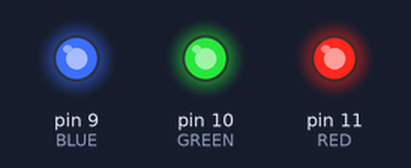
Bench run of a sketch on a simulated Arduino Uno, built with avr-gcc and run on an emulated ATmega328P. Shown: output pins drawn as LEDs (lit = HIGH).

Above: at 0.5 s.
At 2.0 s:
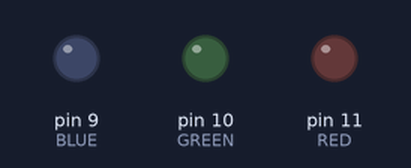
Timing chart, 0 to 9.1 s (numbered marks = the images above):
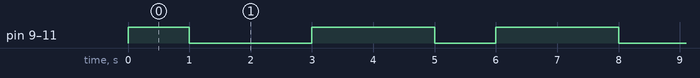

Measured:
- by itself, pin 9 (BLUE), pin 10 (GREEN), pin 11 (RED): repeats every 7.0 s: LOW 2.0 s, HIGH 2.0 s, LOW 1.0 s, HIGH 2.0 s
- by itself, everything shown: repeats every 7.0 s, in 4 steps

The sketch:

ch04_03.ino
```cpp
int RED = 11;
int GREEN = 10;
int BLUE = 9;

void color(int r, int g, int b);

void setup(){

}

void loop(){
  color(255,0,0);
  color(0,255,0);
  color(0,0,255);
  color(255,255,0);
  color(255,0,255);
  color(0,255,255);
  color(255,255,255);
}

void color(int r, int g, int b){
  analogWrite(RED,r);
  analogWrite(GREEN,r);
  analogWrite(BLUE,r);
  delay(1000);
}
```
